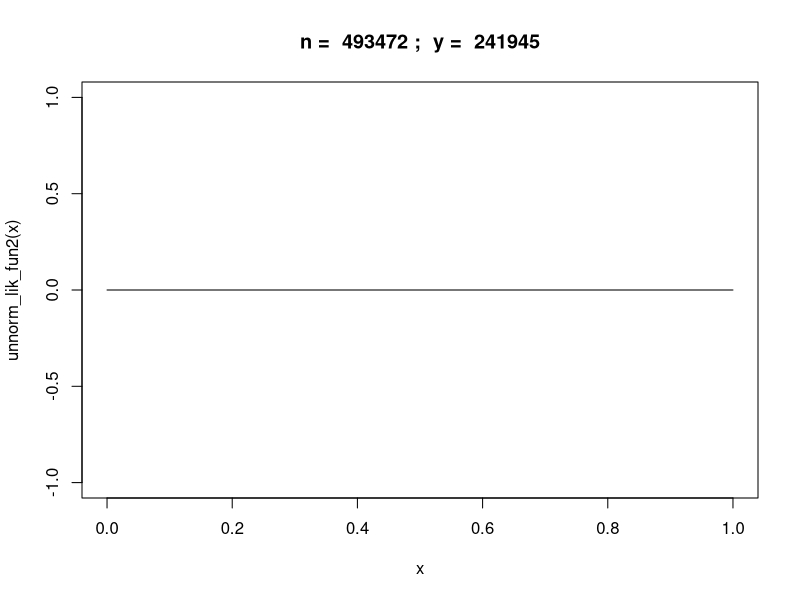
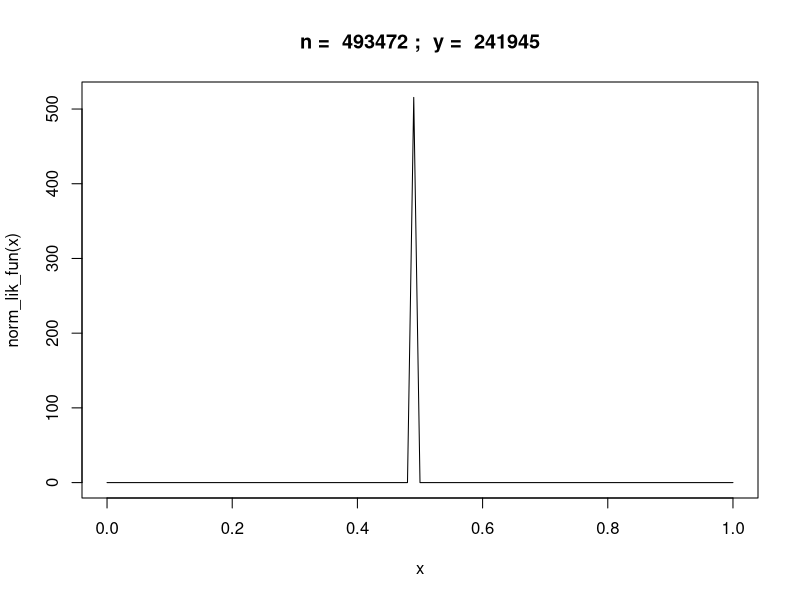

The R script that drew these images, in order:
## ---- chunk 1

y = 241945
n = 241945 + 251527

unnorm_lik_fun2 = function(theta) {exp( y*log(theta) + (n-y)*log((1 - theta)) )}

curve(unnorm_lik_fun2,from = 0,to = 1, main=paste("n = ",n,";  y = ",y))

## ---- chunk 2

norm_lik_fun = function(theta) dbeta(theta,shape1 = y+1, shape2 = n- y + 1)
curve(norm_lik_fun,from = 0,to = 1, main=paste("n = ",n,";  y = ",y))

